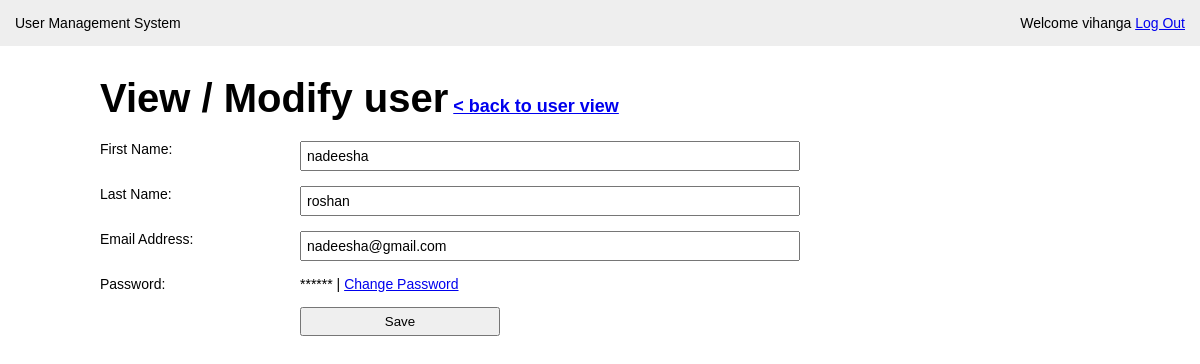
The app's page /modify-user.php?user_id=4 (signed in) with its own data.
### tables this page shows
CREATE TABLE `user` (
  `id` int(11) NOT NULL,
  `first_name` varchar(50) NOT NULL,
  `last_name` varchar(100) NOT NULL,
  `email` varchar(100) NOT NULL,
  `password` varchar(40) NOT NULL,
  `last_login` datetime NOT NULL,
  `is_deleted` tinyint(1) NOT NULL
);

### modify-user.php (the view, shortened to what this page needs)
<?php require_once('includes/connection.php'); ?>
<?php
	 $user_id = '';
	 $first_name ='';
	 $last_name ='';
	 $email ='';
	 if (isset($_GET['user_id'])) {
	 	$user_id = mysqli_real_escape_string($connection, $_GET['user_id']);
	 	$query = "SELECT * FROM user WHERE id = {$user_id} LIMIT 1";
	 	$result_set = mysqli_query($connection, $query);
	 	if ($result_set) {
	 		if (mysqli_num_rows($result_set) == 1) {
	 			$result = mysqli_fetch_assoc($result_set);
	 				 $first_name =$result['first_name'];
	 				 $last_name =$result['last_name'];
					 $email =$result['email'];
	 		}else{
	 			header('location: users.php?err=user_not_found');
	 		}
	 	}
	 	else{
	 		header('location: users.php?err=query_field');
	 	}
	 }
 ?>
<!DOCTYPE html>
<html>
<head>
	<link rel="stylesheet" type="text/css" href="css/main.css">
</head>
<body>
	<header>
		<div class="appname">User Management System</div>
		<div class="loggedin">Welcome <?php echo $_SESSION['first_name']; ?> <a href="logout.php">Log Out</a> </div>
	</header>
	<main>
		<h1>View / Modify user<span> <a href="users.php">< back to user view</a></span></h1>
		<form action="modify-user.php" method="post" class="userform">
			<p>
				<label>First Name:</label>
				<input type="text" name="first_name" <?php echo 'value="' . $first_name . '"'; ?>>
			</p>
			<p>
				<label>Last Name:</label>
				<input type="text" name="last_name" <?php echo 'value="' . $last_name . '"'; ?>>
			</p>
			<p>
				<label>Email Address:</label>
				<input type="email" name="email" <?php echo 'value="' . $email . '"'; ?>>
			</p>
			<p>
				<label>Password:</label>
				<span>******</span> | <a href="change-password.php?user_id=<?php echo $user_id; ?>">Change Password</a>
			</p>
			<p>
				<label>&nbsp;</label>
				<button type="submit" name="submit">Save</button>
			</p>
		</form>
	</main>
</body>
</html>

### css/main.css (style rules this page uses)
* { margin: 0; }
body { font-family: Arial,"Helvetica Neue", Helvetica, sans-serif; font-size: 14px; }
p { margin-bottom: 15px; }
input { display: block; width: 100%; padding: 5px; -webkit-box-sizing: border-box; -moz-box-sizing: border-box; box-sizing: border-box; font-size: 14px; }
button { width: 100%; padding: 5px; -webkit-box-sizing: border-box; -moz-box-sizing: border-box; box-sizing: border-box; }
header { background: #eee; overflow: auto; padding: 15px; }
.appname { float: left; }
.loggedin { float: right; }
main { width: 1000px; margin: 30px auto; }
main h1 { margin-bottom: 20px; font-size: 40px; }
main h1 span { font-size: 18px; }
form.userform label { width: 20%; float: left; }
form.userform input { width: 50%; }
form.userform button { width: 200px; }

### records on screen
user: first_name "nadeesha", last_name "roshan", email "nadeesha@gmail.com"

### other values on screen
$_SESSION['first_name'] "vihanga"
